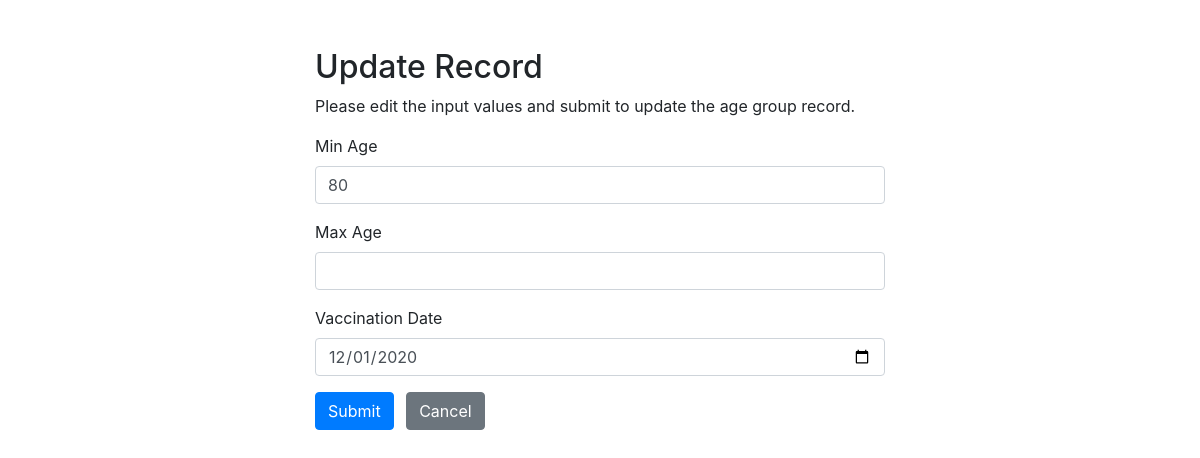
/php/age_group/update.php?age_group_id=1, run on an earlier commit of the app's database.
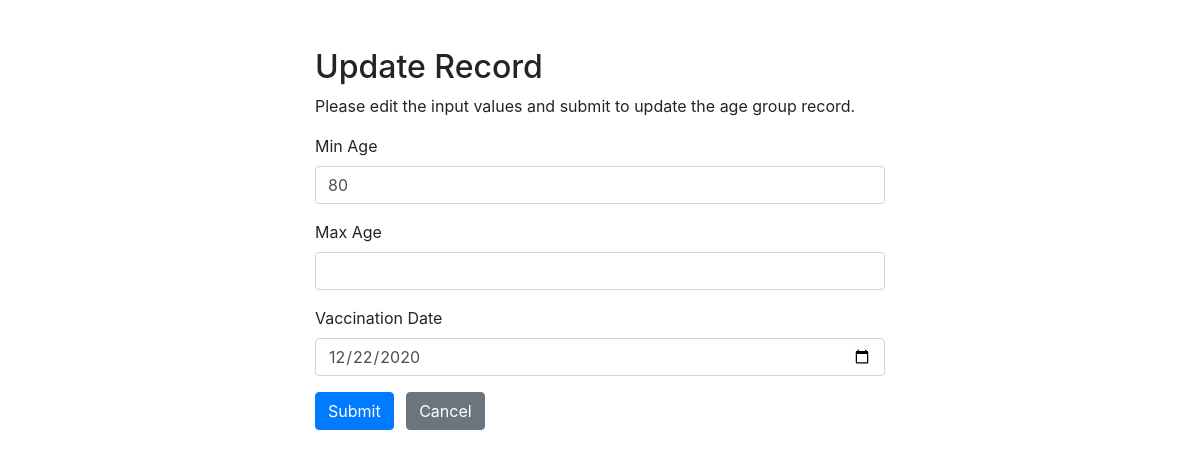
And on a later commit of the database.
### tables this page shows
CREATE TABLE `age_group` (
  `age_group_id` int NOT NULL COMMENT 'primary key',
  `vaccination_date` date DEFAULT NULL COMMENT 'date available for vaccination',
  `min_age` mediumint DEFAULT NULL COMMENT 'minimum age in the group (inclusive)',
  `max_age` mediumint DEFAULT NULL COMMENT 'maximum age in the group (inclusive)',
  `status` enum('A','D') NOT NULL DEFAULT 'A' COMMENT 'A - Active, D - Deleted',
  PRIMARY KEY (`age_group_id`)
);

### php/age_group/update.php (the view, shortened to what this page needs)
<?php
$link = connect();
$min_age = $max_age = $vaccination_date = "";
$min_age_err = "";
if (isset($_POST["age_group_id"]) && !empty($_POST["age_group_id"])) {
    $age_group_id = $_POST["age_group_id"];
    $input_min_age = (int)(trim($_POST["min_age"]));
    $input_max_age = (int)(trim($_POST["max_age"]));
    if ($input_max_age != 0 && $input_min_age != 0 && $input_min_age > $input_max_age) {
        $min_age_err = "Min age is bigger than Max age";
    }
    if (empty(trim($_POST["min_age"]))) {
        $input_min_age = null;
    }
    if (empty(trim($_POST["max_age"]))) {
        $input_max_age = null;
    }
    if (empty(trim($_POST["vaccination_date"]))) {
        $input_vaccination_date = null;
    } else {
        $input_vaccination_date = trim($_POST["vaccination_date"]);
    }
    if (empty($min_age_err)) {
        $sql = "UPDATE age_group SET min_age=?, max_age=?, vaccination_date=? WHERE age_group_id=?";
        $stmt = mysqli_prepare($link, $sql);
        mysqli_stmt_bind_param($stmt, "iisi", $input_min_age, $input_max_age, $input_vaccination_date, $age_group_id);
        if ($stmt) {
            if (mysqli_stmt_execute($stmt)) {
                header("location: age_group.php");
                exit();
            } else {
                echo "Oops! Something went wrong. Please try again later.";
            }
        }
        mysqli_stmt_close($stmt);
    }
    mysqli_close($link);
} else {
    if (isset($_GET["age_group_id"]) && !empty(trim($_GET["age_group_id"]))) {
        $sql = "SELECT * FROM age_group WHERE age_group_id = ?";
        if ($stmt = mysqli_prepare($link, $sql)) {
            mysqli_stmt_bind_param($stmt, "i", $param_id);
            if (mysqli_stmt_execute($stmt)) {
                $result = mysqli_stmt_get_result($stmt);
                if (mysqli_num_rows($result) == 1) {
                    $row = mysqli_fetch_array($result, MYSQLI_ASSOC);
                    $min_age = $row["min_age"];
                    $max_age = $row["max_age"];
                    $vaccination_date = $row["vaccination_date"];
                } else {
                    header("location: error.php");
                    exit();
                }
            } else {
                echo "Oops! Something went wrong. Please try again later.";
            }
        }
    } else {
        header("location: error.php");
        exit();
    }
}
?>
<!DOCTYPE html>
<html lang="en">
<head>
    <link rel="stylesheet" href="https://stackpath.bootstrapcdn.com/bootstrap/4.5.2/css/bootstrap.min.css">
</head>
<body>
    <div class="wrapper">
        <div class="container-fluid">
            <div class="row">
                <div class="col-md-12">
                    <h2 class="mt-5">Update Record</h2>
                    <p>Please edit the input values and submit to update the age group record.</p>
                    <form action="<?php echo htmlspecialchars(basename($_SERVER['REQUEST_URI'])); ?>" method="post">
                        <div class="form-group">
                            <label>Min Age</label>
                            <input type="number" name="min_age" class="form-control" value="<?php echo $min_age; ?>">
                        </div>
                        <div class="form-group">
                            <label>Max Age</label>
                            <input type="number" name="max_age" class="form-control" value="<?php echo $max_age; ?>">
                        </div>
                        <div class="form-group">
                            <label>Vaccination Date</label>
                            <input type="date" name="vaccination_date" class="form-control" value="<?php echo $vaccination_date; ?>"></input>
                        </div>
                        <input type="submit" class="btn btn-primary" value="Submit">
                        <a href="age_group.php" class="btn btn-secondary ml-2">Cancel</a>
                    </form>
                </div>
            </div>
        </div>
    </div>
</body>
</html>

### php/age_group/update.php (style rules this page uses)
.wrapper { width: 600px; margin: 0 auto; }

What changed in the data, as far as the page shows it:
changed age_group: vaccination_date "12/01/2020" → "12/22/2020"
